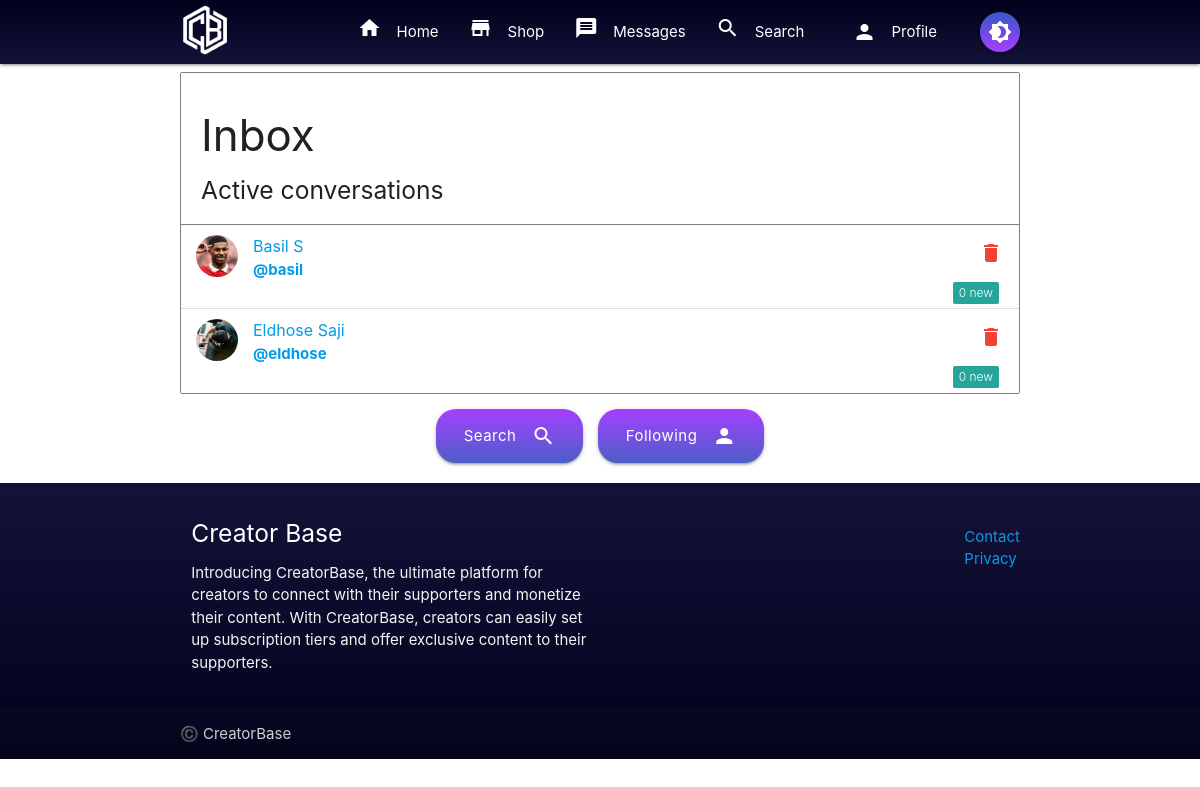
/messages/ (signed in), run on the app's committed database.
### account/models.py (models this page shows, shortened)
class User(AbstractUser):
    is_admin= models.BooleanField('Is admin', default=False)
    is_creator = models.BooleanField('Is creator', default=False)
    is_supporter = models.BooleanField('Is supporter', default=False)

class Profile(models.Model):
	user = models.OneToOneField(User, on_delete=models.CASCADE, related_name='profile')
	location = models.CharField(max_length=50, null=True, blank=True)
	url = models.CharField(max_length=80, null=True, blank=True)
	profile_info = models.TextField(max_length=150, null=True, blank=True)
	created = models.DateField(auto_now_add=True)
	picture = models.ImageField(upload_to=user_directory_path_profile, blank=True, null=True, verbose_name='Picture')
	banner = models.ImageField(upload_to=user_directory_path_banner, blank=True, null=True, verbose_name='Banner')

### direct/views.py (the view)
# urls.py: path('', inbox, name='inbox'),
@login_required
def inbox(request):
    messages = Message.get_messages(user=request.user)
    paginator_messages = Paginator(messages, 5)
    page_number_messages = request.GET.get('messagespage')
    messages_data = paginator_messages.get_page(page_number_messages)
    context = {
        'messages': messages_data,
    }
    return render(request, 'direct/inbox.html', context)

### account/views.py (called while the page is built)
def SideNavInfo(request):
	user = request.user
	nav_profile = None
	fans = None
	follows = None
	if user.is_authenticated:
		nav_profile = Profile.objects.get(user=user)
		fans = Subscription.objects.filter(subscribed=user).count()
		follows = Subscription.objects.filter(subscriber=user).count()
	return {'nav_profile': nav_profile, 'fans': fans, 'follows': follows}

### direct/models.py (called while the page is built)
    def get_messages(user):
        messages = Message.objects.filter(user=user).values('recipient').annotate(last=Max('date')).order_by('-last')
        users = []
        for message in messages:
            users.append({
                'user': User.objects.get(pk=message['recipient']),
                'last': message['last'],
                'unread': Message.objects.filter(user=user, recipient__pk=message['recipient'], is_read=False).count()
            })
        return users

### direct/views.py (called while the page is built)
def CheckDirects(request):
    directs_count = 0
    if request.user.is_authenticated:
        directs_count = Message.objects.filter(user=request.user, is_read=False).count()
    return {'directs_count': directs_count}

### notifications/views.py (called while the page is built)
def CountNotifications(request):
    count_notifications = None
    if request.user.is_authenticated:
        count_notifications = Notification.objects.filter(user=request.user, is_seen=False).count()
    return {'count_notifications': count_notifications}

### creator_base/templates/direct/inbox.html (shortened to what this page needs)
{% extends 'base.html' %}
{% load static %}
{% block content %}
<ul class="collection with-header" style="border-color: grey">
    <li class="collection-header" style="border-color: grey;">
        <h3>Inbox</h3>
        <h5>Active conversations</h5>
    </li>
    {% for message in messages %}
        <a href="{% url 'directs' message.user.username %}">
        <li class="collection-item avatar">
            {% if message.user.profile.picture %}
                <img src="{{ message.user.profile.picture.url }}" class="circle responsive-img">
            {% else %}
                <img src="{% static 'img/no_avatar.jpg' %}" class="circle responsive-img">
            {% endif %}
                <span class="title">{{ message.user.first_name }} {{ message.user.last_name }}</span>
                <p><b>@{{ message.user.username }}</b></p>
                <span class="new badge">{{ message.unread }}</span>
                <a href="" class="secondary-content red-text"><i class="material-icons">delete</i></a>
        </li>
        </a>
    {% endfor %}
  </ul>
<div class="center-align">
  <a href="{% url 'user-search' %}" class="waves-effect waves-light btn-large"><i class="material-icons right">search</i>Search</a>
  <a href="{% url 'people-we-can-message' %}" class="waves-effect waves-light btn-large" style="margin-left: 10px;"><i class="material-icons right">person</i>Following</a>
</div>
{% endblock %}

### creator_base/static/css/style.css (style rules this page uses)
.btn-large { background: purple linear-gradient(to bottom, #A63FFF , #22A8FF90); border-radius: 20px; text-transform: unset !important; }

### data on the page
User: user.profile.picture (placeholder picture), user.first_name "Basil", user.last_name "S", user.username "basil", unread "0"
User: user.profile.picture (placeholder picture), user.first_name "Eldhose", user.last_name "Saji", user.username "eldhose", unread "0"
